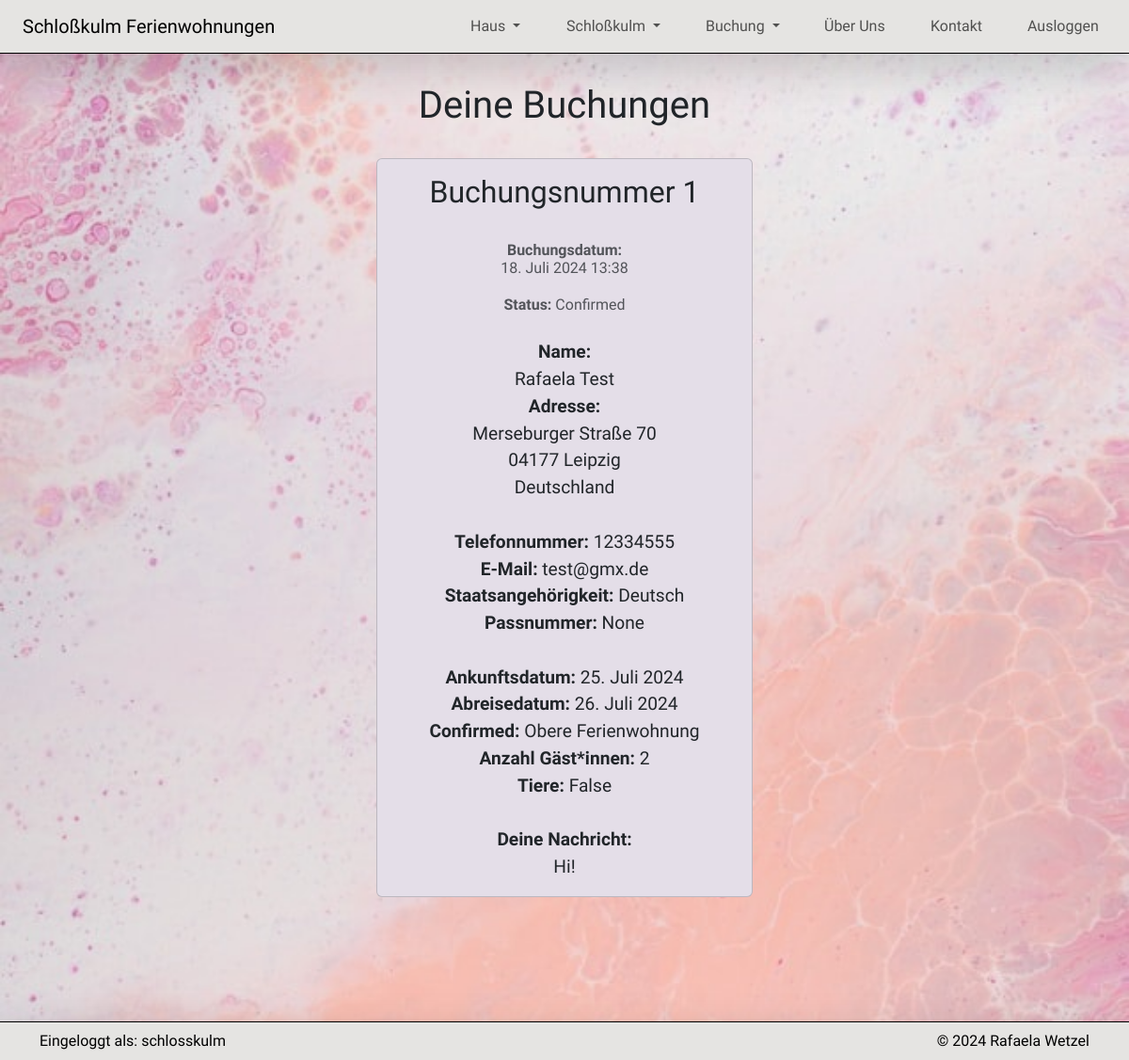
The app's page /booking/your-bookings/ (signed in) with its own data.
### home/models.py (models this page shows, shortened)
class Booking(models.Model):
    user = models.ForeignKey(User, on_delete=models.RESTRICT,
                             related_name="user_name", default='1')
    booking_date = models.DateTimeField(default=now)
    status = (
        ('Angefragt', 'Angefragt'),
        ('Bestätigt', 'Bestätigt'),
        ('Storniert', 'Storniert'),
    )
    booking_status = models.CharField(choices=status, blank=True, null=True,
                                      max_length=100, default='Angefragt')
    first_name = models.CharField(max_length=100)
    last_name = models.CharField(max_length=100)
    birth_date = models.DateField()
    email = models.EmailField(max_length=100)
    phone_number = models.BigIntegerField()
    address = models.CharField(max_length=100)
    zip_code = models.CharField(max_length=100)
    city = models.CharField(max_length=100)
    country = models.CharField(max_length=100)
    booking_object = (
        ('Obere Ferienwohnung', 'Obere Ferienwohnung'),
        ('Untere Ferienwohnung', 'Untere Ferienwohnung'),
        ('Gesamtes Haus', 'Gesamtes Haus'),
    )
    booking_item = models.CharField(choices=booking_object, max_length=100)
    arrival_date = models.DateField()
    departure_date = models.DateField()
    guest_number = (
        ('1', '1'),
        ('2', '2'),
        ('3', '3'),
        ('4', '4'),
        ('5', '5'),
        ('6', '6'),
        ('7', '7'),
        ('8', '8'),
        ('9', '9'),
        ('10', '10'),
        ('11', '11'),
        ('12', '12'),
        ('13', '13'),
        ('14', '14'),
        ('15', '15'),
    )
    amount_guests = models.CharField(choices=guest_number, max_length=100)
    guest_nationality = (
        ('Deutsch', 'Deutsch'),
        ('Andere / Other', 'Andere / Other'),
    )
    nationality = models.CharField(choices=guest_nationality, max_length=100)
    passport_number = models.CharField(max_length=100, blank=True, null=True)
    animals = models.BooleanField(blank=True, null=True)
    message = models.TextField(max_length=4000)
    class Meta:
        ordering = ['-id']

### home/views.py (the view)
# urls.py: path('your-bookings/', views.BookingList.as_view(), name='your-bookings'),
class BookingList(generic.ListView):
    model = Booking
    template_name = "home/your-bookings.html"
    def get_queryset(self):
        if self.request.user.is_authenticated:
            return Booking.objects.filter(user=self.request.user)

### home/context_processors.py (called while the page is built)
def booking_exists(request):
    if request.user.is_authenticated:
        has_booking = Booking.objects.filter(user=request.user).exists()
    else:
        has_booking = False
    return {
        'booking_exists': has_booking
    }

### home/templates/home/your-bookings.html (shortened to what this page needs)
{% extends "base.html" %}
{% block content %}
<h1>Deine Buchungen</h1>
{% if user.is_authenticated and booking_exists %}
{% for booking in object_list %}
<div class="card mx-auto card-style">
  <div class="card-body">
      <h2 class="card-title">Buchungsnummer {{booking.id}}</h2><br>
      <h6 class="card-subtitle mb-2 text-body-secondary">
          <b>Buchungsdatum:</b><br>{{booking.booking_date}}<br><br>
          <b>Status:</b> {{booking.booking_status}}<br><br>
      </h6>
      <p class="card-text">
          <b>Name:</b><br>
          {{booking.first_name}} {{booking.last_name}}<br>
          <b>Adresse:</b><br>
          {{booking.address}}<br>
          {{booking.zip_code}} {{booking.city}}<br>
          {{booking.country}}<br><br>
          <b>Telefonnummer:</b> {{booking.phone_number}}<br>
          <b>E-Mail:</b> {{booking.email}}<br>
          <b>Staatsangehörigkeit:</b> {{booking.nationality}}<br>
          <b>Passnummer:</b> {{booking.passport_number}}<br><br>
          <b>Ankunftsdatum:</b> {{booking.arrival_date}}<br>
          <b>Abreisedatum:</b> {{booking.departure_date}}<br>
          <b>{{booking.booking_status}}:</b> {{booking.booking_item}}<br>
          <b>Anzahl Gäst*innen:</b> {{booking.amount_guests}}<br>
          <b>Tiere:</b> {{booking.animals}}<br><br>
          <b>Deine Nachricht:</b><br>
          {{booking.message}}<br>
      </p>
    </div>
</div>
<br>
{% endfor %}
{% else %}
{% include "not-authorized-modal.html" %}
{% endif %}
{% endblock %}

### templates/base.html (shortened to what this page needs)
{% load static %}
{% url 'account_login' as login_url %}
{% url 'account_signup' as signup_url %}
{% url 'account_logout' as logout_url %}
<!DOCTYPE html>
<html lang="de">
<head>
  <link href="https://cdn.jsdelivr.net/npm/bootstrap@5.3.3/dist/css/bootstrap.min.css" rel="stylesheet"
>
  <link href="https://cdn.jsdelivr.net/npm/bootstrap-icons@1.10.4/font/bootstrap-icons.css" rel="stylesheet">
  <link rel="stylesheet" href="{% static 'css/style.css' %}">
</head>
<body class="padding-bottom">
  <header>
    <nav class="navbar navbar-expand-lg navbar-light fixed-top shadow-lg px-2">
      <a class="navbar-brand nav-margin" href="{% url 'main-page' %}">Schloßkulm Ferienwohnungen</a>
      <div class="collapse navbar-collapse justify-content-end" id="navbarNavDropdown">
        <ul class="navbar-nav">
          <li class="nav-item dropdown">
            <a class="nav-link dropdown-toggle hvr-bounce-in margin-left-right" href="#" id="navbarDropdownMenuLink1"
              data-bs-toggle="dropdown" aria-haspopup="true" aria-expanded="false" aria-current="page">
              Haus
            </a>
          </li>
          <li class="nav-item dropdown">
            <a class="nav-link dropdown-toggle hvr-bounce-in margin-left-right" href="#" id="navbarDropdownMenuLink2"
              data-bs-toggle="dropdown" aria-haspopup="true" aria-expanded="false" aria-current="page">
              Schloßkulm
            </a>
          </li>
          {% if user.is_authenticated and not user.is_superuser and booking_exists %}
          <li class="nav-item dropdown">
            <a class="nav-link dropdown-toggle hvr-bounce-in margin-left-right" href="#" id="navbarDropdownMenuLink3"
              data-bs-toggle="dropdown" aria-haspopup="true" aria-expanded="false" aria-current="page">
              Buchung
            </a>
            <div class="dropdown-menu" aria-labelledby="navbarDropdownMenuLink3">
              <a class="dropdown-item" href="{% url 'booking' %}" aria-current="page">Buchungsformular</a>
              <a class="dropdown-item" href="{% url 'your-bookings' %}" aria-current="page">Deine Buchungen</a>
            </div>
          </li>
          {% elif user.is_authenticated and user.is_superuser %}
          <li class="nav-item dropdown">
            <a class="nav-link dropdown-toggle hvr-bounce-in margin-left-right" href="#" id="navbarDropdownMenuLink3"
              data-bs-toggle="dropdown" aria-haspopup="true" aria-expanded="false" aria-current="page">
              Buchung
            </a>
          </li>
          {% else %}
          <li class="nav-item">
            <a class="nav-link hvr-bounce-in margin-left-right"
              href="{% url 'account_login' %}?next={% url 'booking' %}" aria-current="page">Buchung</a>
          </li>
          {% endif %}
          <li class="nav-item">
            <a class="nav-link hvr-bounce-in margin-left-right" href="{% url 'about-us' %}" aria-current="page">Über Uns</a>
          </li>
          <li class="nav-item">
            <a class="nav-link hvr-bounce-in margin-left-right" href="{% url 'contact' %}"
              aria-current="page">Kontakt</a>
          </li>
          {% if user.is_authenticated %}
          <li class="nav-item">
            <a class="nav-link hvr-bounce-in margin-left-right {% if request.path == logout.url %}active{% endif %}"
              aria-current="page" href="{% url 'account_logout' %}">Ausloggen</a>
          </li>
          {% endif %}
        </ul>
      </div>
    </nav>
  </header>
  <main>
    <div class="container-fluid text-center">
      {% block content %}{% endblock content %}
    </div>
  </main>
  <footer class="fixed-bottom p-2 shadow-lg">
    <div class="container">
      <div class="row">
        {% if user.is_authenticated %}
        <div class="col-sm-6 footer-font-size">
          Eingeloggt als: {{ user.username }}
        </div>
        {% endif %}
        <div class="col-sm-6 d-flex justify-content-end footer-font-size">
          © 2024 Rafaela Wetzel
        </div>
      </div>
    </div>
  </footer>
</body>
</html>

### static/css/style.css (style rules this page uses)
* { font-family: "Titillium Web", sans-serif; font-weight: 400; }
body { background-color: #ececeb; background-image: url("../images/background-images/background-image.jpg"); background-size: cover; background-repeat: no-repeat; background-position: center center; background-attachment: fixed; }
main { padding-top: 5rem; padding-bottom: 3rem; margin: 0 2rem; font-size: 1.2rem; }
h1 { margin: 0.5rem 0 2rem; }
.padding-bottom { padding-bottom: 6rem; }
.hvr-bounce-in { display: inline-block; vertical-align: middle; -webkit-transform: perspective(1px) translateZ(0); transform: perspective(1px) translateZ(0); box-shadow: 0 0 1px rgba(0, 0, 0, 0); -webkit-transition-duration: 0.5s; transition-duration: 0.5s; }
nav { background-color: #E5E4E2; border-bottom: 1px solid #000; }
nav a { font-weight: 400; color: #fff; }
.margin-left-right { margin: 0 1rem; }
.nav-margin { margin: 0 1rem; }
footer { background-color: #E5E4E2; border-top: 1px solid #000; color: black; height: 2.5rem; height: auto; }
.card-style { background-color: #e4dee8; }
@media (min-width: 576px) { .card-style { background-color: #e4dee8; width: 25rem; } }
@media (min-width: 576px) { .footer-font-size { font-size: 1rem; } }

### records on screen
Booking: id "1", booking_date "18. Juli 2024 13:38", booking_status "Confirmed", first_name "Rafaela", last_name "Test", address "Merseburger Straße 70", zip_code "04177", city "Leipzig", country "Deutschland", phone_number "12334555", email "test@gmx.de", nationality "Deutsch", passport_number "None", arrival_date "25. Juli 2024", departure_date "26. Juli 2024", booking_item "Obere Ferienwohnung", amount_guests "2", animals "False", message "Hi!"

### other values on screen
{{ user.username }} "schlosskulm"
